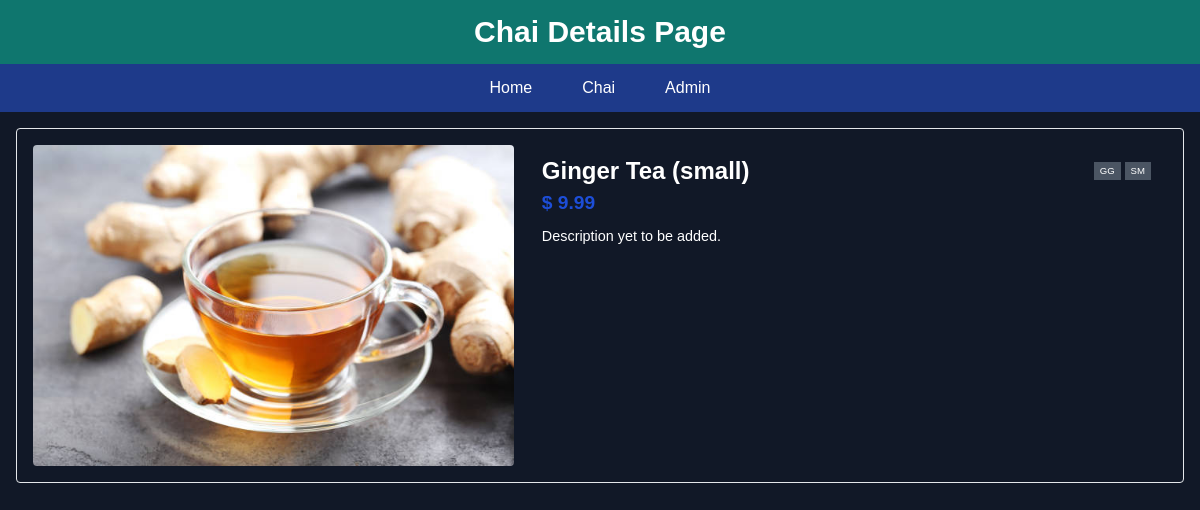
The page /chai/1/ on the database as committed earlier.
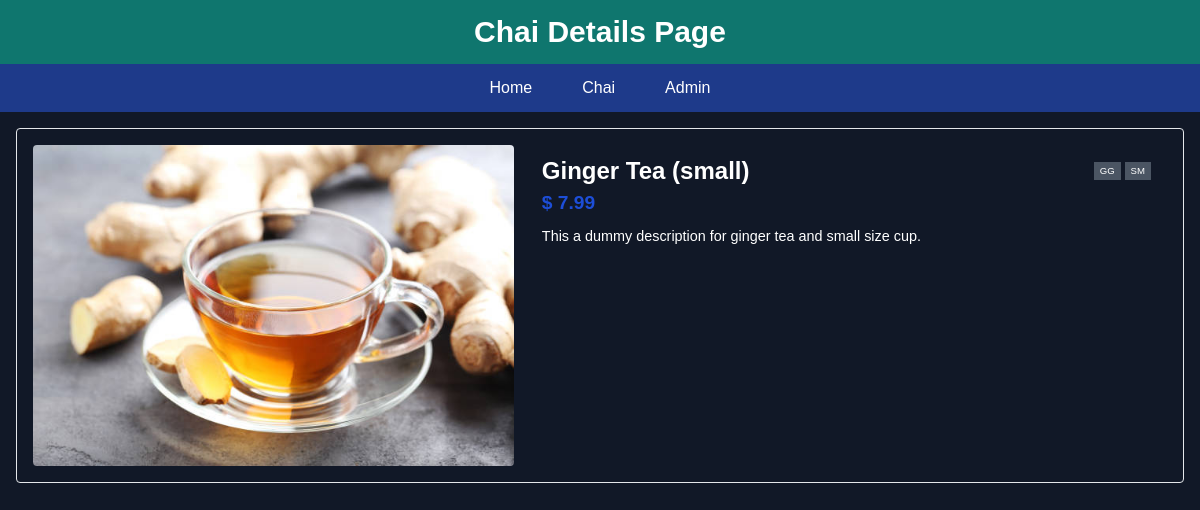
The same page on the database as committed later.
### chai_app/models.py (models this page shows, shortened)
class ChaiVariety(models.Model):
  CHAI_TYPE = (
    ("PL", "PLAIN"),
    ("MS", "MASALA"),
    ("GG", "GINGER"),
    ("GR", "GREEN"),
  )
  CHAI_SIZE = (
    ("SM", "SMALL"),
    ("MD", "MEDIUM"),
  )
  name = models.CharField(max_length=50)
  image = models.ImageField(upload_to='chais')
  price = models.DecimalField(max_digits=5, decimal_places=2, default=9.99)
  size = models.CharField(max_length=2, choices=CHAI_SIZE)
  type = models.CharField(max_length=2, choices=CHAI_TYPE)
  description = models.TextField(max_length=250,default='Description yet to be added.')
  added_on = models.DateTimeField(default=timezone.now)

### chai_app/views.py (the view)
# urls.py: path('<int:chai_id>/', views.chai_details, name='chai_details'),
def chai_details(request, chai_id):
  chai = get_object_or_404(ChaiVariety, pk=chai_id)
  return render(request, 'chai_app/chai_details.html', {'chai': chai})

### chai_app/templates/chai_app/chai_details.html (shortened to what this page needs)
{% extends "layout.html" %}
{% block header %}Chai Details Page{% endblock %}
{% block content %}
  <div class="grid sm:grid-cols-[minmax(200px,_3fr)_4fr] sm:max-w-[1280px] m-auto p-4 gap-3 border rounded">
    <div class="max-h-[350px] sm:max-h-[400px] overflow-hidden rounded">
      <img src="{{chai.image.url}}" class="max-h-full sm:max-h-full w-full">
    </div>
    <div class="text-left text-[max(4.5vw,_14px)] sm:text-[max(2vw,_21px)] py-2 px-4 rounded">
      <div class="flex items-center justify-between">
        <strong>
          {{chai.name}}
        </strong>
        <div class="flex gap-1 text-[0.4em]">
          <p class="bg-gray-600 px-1.5 py-0.5">{{chai.type}}</p>
          <p class="bg-gray-600 px-1.5 py-0.5">{{chai.size}}</p>
        </div>
      </div>
      <p class="text-[0.8em] text-blue-700 font-semibold mb-2">&dollar; {{chai.price}}</p>
      <div class="detail-body text-[0.6em]">
        <p>{{chai.description}}</p>
      </div>
    </div>
  </div>
{% endblock %}

Rows that differ between the two databases and show on the page:
changed ChaiVariety "Ginger Tea (small)": price "9.99" → "7.99"; description "Description yet to be added." → "This a dummy description for ginger tea and small size cup."
